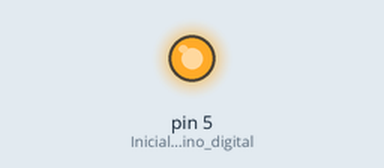
The sketch below on a simulated Arduino Uno, built with avr-gcc and run on an emulated ATmega328P. Shown: output pins drawn as LEDs (lit = HIGH).

Above: at 2.5 s.
At 7.5 s:
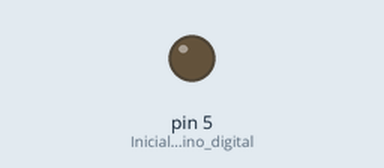
Timing chart, 0 to 13.0 s (numbered marks = the images above):
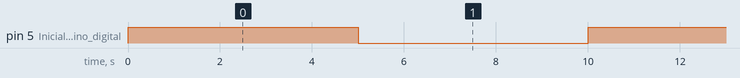

The sketch:

Arduino_Pisca_Led.ino
```cpp
//Projeto 01 arduino pisca led
//Por Tuane Paixão - www.lojainventor.com


void setup() {                    // A função setup executa quando apertar o botão reset ou ligar a placa
pinMode(5, OUTPUT);               // Inicializa o pino digital 5 como uma saída
}

void loop() {                     // A função loop executa a funçao repetidamente
digitalWrite(5, HIGH); // Liga o LED
delay(5000); // Espera 5 segundos
digitalWrite(5, LOW); // Desliga o LED
delay(5000); // Espera 5 segundos
}
```

Measured:
- by itself, pin 5 (Inicializa_o_pino_digital): alternates HIGH for 5.0 s and LOW for 5.0 s
